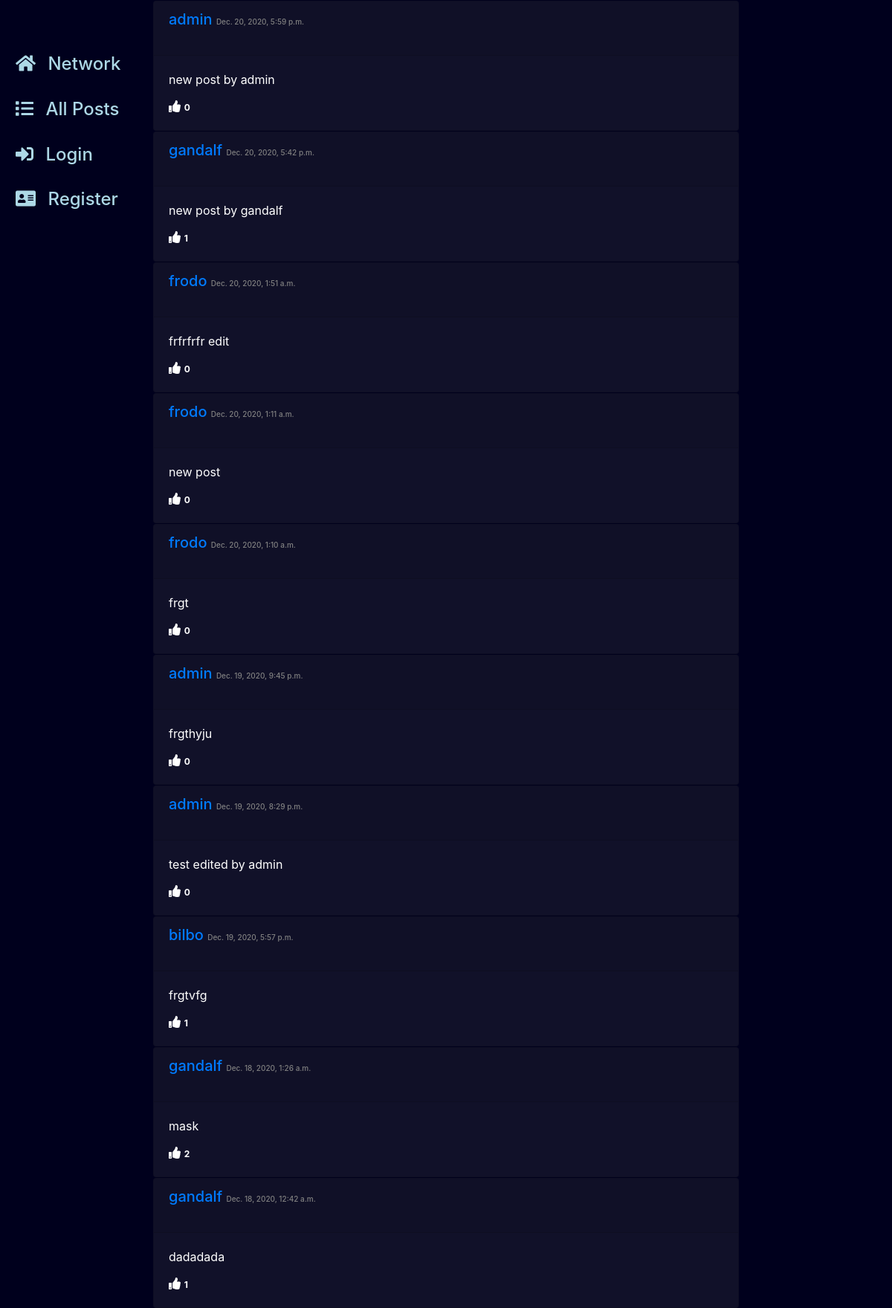
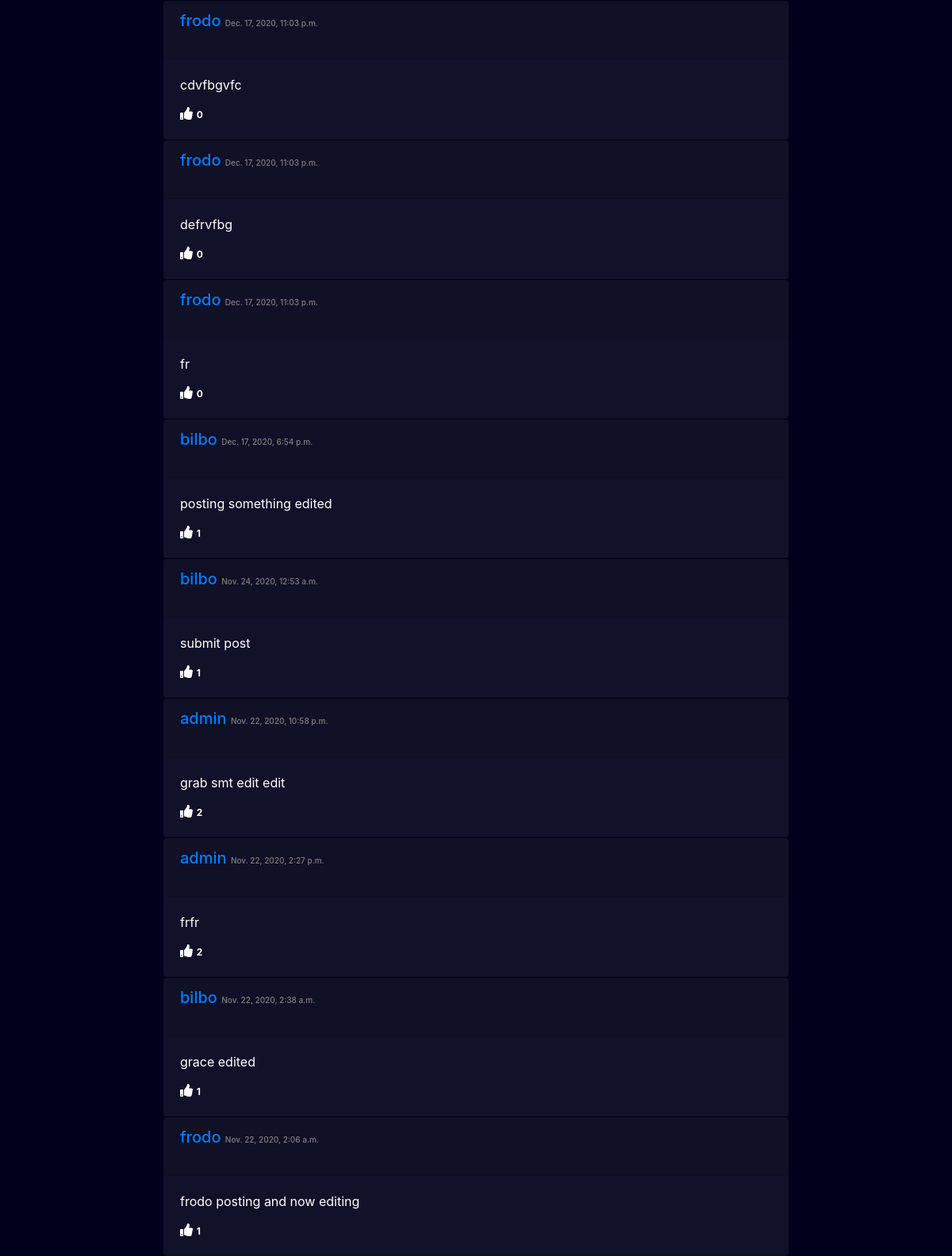
The page / (upper part) on the database its author committed (2 pictures, top to bottom).
### network/models.py (models this page shows, shortened)
class Post(models.Model):
    user = models.ForeignKey("User", on_delete=models.CASCADE, related_name="posts")
    body = models.TextField()
    timestamp = models.DateTimeField(default=timezone.now)
    likes = models.ManyToManyField("User", related_name="likes", blank=True)

class User(AbstractUser):
    followers = models.ManyToManyField("self", related_name="following", blank=True, symmetrical=False)

### network/views.py (the view, shortened to what this page needs)
# urls.py: path("", views.index, name="index"),
def index(request,post=""):
    def getPaginator(posts):
        pages = request.GET.get('page')
        pagination = Paginator(posts, 30)
        page = pagination.get_page(pages)
        return page
    if(post == ""):
        posts = Post.objects.all()
        posts = posts.order_by("-timestamp").all()
        page_obj = getPaginator(posts)
        return render(request , "network/index.html", {
            "page_obj":page_obj,
            "users":User.objects.all()
        })

### network/templates/network/index.html (shortened to what this page needs)
{% extends "network/postlist.html" %}

### network/templates/network/postlist.html (shortened to what this page needs)
{% extends "network/layout.html" %}
{% block body %}
    <div id = "posts">
        {% for post in page_obj%}
          <div class="card post" id="{{post.id}}" >
            <div class="card-header d-flex flex-row justify-content-between">
              <h5 data-post_user="{{post.user}}"><p> <a href="{% url 'posts' post.user %}">{{post.user}}</a> <span style="color: gray; font-size: 50%;" >{{post.timestamp}}</span> </h5>
            </div>
            <div class="card-body">
                <p class="card-title">{{post.body}}</p>
                {% if request.user.is_authenticated %}
                  <button type="button" data-post_id="{{post.id}}" id="like-button">
                    {% if request.user in post.likes.all %}
                      <i class="far fa-thumbs-up"></i>
                    {% else %}
                      <i class="far fa-thumbs-up"></i>
                    {% endif %}
                      <span class="badge likes">{{post.likes.count}}</span>
                      </button>
                {% else %}
                  <i  class="fas fa-thumbs-up"></i><span class="badge likes">{{post.likes.count}}</span>
                {% endif %}
          </div>
        </div>
        {% empty %}
          <h4 class="text-center">No Posts yet</h4>
        {% endfor %}
    </div>
{% endblock %}

### network/static/network/styles.css (style rules this page uses)
body { background : rgb(0, 0, 29); color: lightblue; }
.card { margin: 1px; background : rgb(17, 17, 41); color: white; }

### rows shown on the page
Post: user "admin", timestamp "Dec. 20, 2020, 5:59 p.m.", body "new post by admin", likes.count "0"
Post: user "gandalf", timestamp "Dec. 20, 2020, 5:42 p.m.", body "new post by gandalf", likes.count "1"
Post: user "frodo", timestamp "Dec. 20, 2020, 1:51 a.m.", body "frfrfrfr edit", likes.count "0"
Post: user "frodo", timestamp "Dec. 20, 2020, 1:11 a.m.", body "new post", likes.count "0"
Post: user "frodo", timestamp "Dec. 20, 2020, 1:10 a.m.", body "frgt", likes.count "0"
Post: user "admin", timestamp "Dec. 19, 2020, 9:45 p.m.", body "frgthyju", likes.count "0"
Post: user "admin", timestamp "Dec. 19, 2020, 8:29 p.m.", body "test edited by admin", likes.count "0"
Post: user "bilbo", timestamp "Dec. 19, 2020, 5:57 p.m.", body "frgtvfg", likes.count "1"
Post: user "gandalf", timestamp "Dec. 18, 2020, 1:26 a.m.", body "mask", likes.count "2"
Post: user "gandalf", timestamp "Dec. 18, 2020, 12:42 a.m.", body "dadadada", likes.count "1"
Post: user "frodo", timestamp "Dec. 17, 2020, 11:03 p.m.", body "cdvfbgvfc", likes.count "0"
Post: user "frodo", timestamp "Dec. 17, 2020, 11:03 p.m.", body "defrvfbg", likes.count "0"
Post: user "frodo", timestamp "Dec. 17, 2020, 11:03 p.m.", body "fr", likes.count "0"
Post: user "bilbo", timestamp "Dec. 17, 2020, 6:54 p.m.", body "posting something edited", likes.count "1"
Post: user "bilbo", timestamp "Nov. 24, 2020, 12:53 a.m.", body "submit post", likes.count "1"
Post: user "admin", timestamp "Nov. 22, 2020, 10:58 p.m.", body "grab smt edit edit", likes.count "2"
Post: user "admin", timestamp "Nov. 22, 2020, 2:27 p.m.", body "frfr", likes.count "2"
Post: user "bilbo", timestamp "Nov. 22, 2020, 2:38 a.m.", body "grace edited", likes.count "1"
Post: user "frodo", timestamp "Nov. 22, 2020, 2:06 a.m.", body "frodo posting and now editing", likes.count "1"
